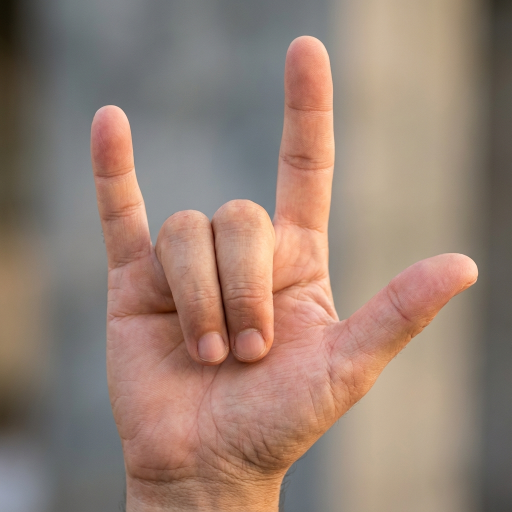
#> input picture utils/sample_hand.png, 1024 x 1024 px (shown at 1/2 size)
$ python generate_samples.py
#> lines starting #> are read from the running program, lines starting #| are printed output that depends on the picture
### utils/logger.py
"""
Logging utilities
"""
import logging
import os
from datetime import datetime
from utils.config import LOGS_DIR, LOG_FORMAT, LOG_DATE_FORMAT


def setup_logger(name: str, log_file: str = None, level=logging.INFO) -> logging.Logger:
    """
    Set up a logger with file and console handlers.

    Args:
        name: Logger name
        log_file: Optional log file name (will be saved in logs directory)
        level: Logging level

    Returns:
        Configured logger instance
    """
    logger = logging.getLogger(name)
    logger.setLevel(level)

    # Remove existing handlers
    logger.handlers = []

    # Create formatter
    formatter = logging.Formatter(LOG_FORMAT, LOG_DATE_FORMAT)

    # Console handler
    console_handler = logging.StreamHandler()
    console_handler.setLevel(level)
    console_handler.setFormatter(formatter)
    logger.addHandler(console_handler)

    # File handler (if log_file specified)
    if log_file:
        log_path = os.path.join(LOGS_DIR, log_file)
        file_handler = logging.FileHandler(log_path)
        file_handler.setLevel(level)
        file_handler.setFormatter(formatter)
        logger.addHandler(file_handler)

    return logger


# [4 lines left out: function get_training_log_file, not called in this run]


def get_app_log_file() -> str:
    """Get log file name for application."""
    return "app.log"


# Create default loggers
app_logger = setup_logger("app", get_app_log_file())
training_logger = setup_logger("training")

### utils/generate_samples.py
import os
import cv2
import numpy as np
import sys
import shutil

# Add project root to path
sys.path.append(os.path.dirname(os.path.dirname(os.path.abspath(__file__))))

from utils.config import DATASET_DIR

LABELS = ["Hello", "Thanks", "Yes", "No", "Please", "Help", "Good_Bye", "I_Love_You"]
SAMPLE_IMAGE_PATH = os.path.join(os.path.dirname(os.path.abspath(__file__)), "sample_hand.png")

def generate():
    print("Generating sample data (20 sequences per class)...")

    # Check if sample image exists
    sample_img = None
    if os.path.exists(SAMPLE_IMAGE_PATH):
        print(f"Using sample image: {SAMPLE_IMAGE_PATH}")
        sample_img = cv2.imread(SAMPLE_IMAGE_PATH)
#> sample_img is the input picture: shape (1024, 1024, 3); mean B, G, R 116.2, 128.8, 151.3
        if sample_img is not None:
             # Resize to thumbnail size
            sample_img = cv2.resize(sample_img, (320, 240))
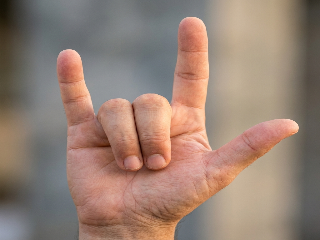
#> sample_img: shape (240, 320, 3); mean B, G, R 116.1, 128.7, 151.2
    else:
        print("Warning: Sample image not found, generating text placeholder.")

    for label in LABELS:
        label_path = os.path.join(DATASET_DIR, label)
        os.makedirs(label_path, exist_ok=True)

        # Create 20 sequences (Index 0 to 19)
        for seq_idx in range(20):
            seq_path = os.path.join(label_path, str(seq_idx))
            os.makedirs(seq_path, exist_ok=True)

            # 1. Save Preview Image
            target_img_path = os.path.join(seq_path, "preview.jpg")

            if sample_img is not None:
                cv2.imwrite(target_img_path, sample_img)
            else:
                # Fallback text image
                img = np.zeros((240, 320, 3), dtype=np.uint8)
                img[:] = (30, 30, 30)
                cv2.putText(img, label, (50, 120), cv2.FONT_HERSHEY_SIMPLEX, 1, (255, 255, 255), 2)
                cv2.imwrite(target_img_path, img)

            # 2. Save Dummy Keypoints (30 frames)
            for i in range(30):
                # Create dummy keypoints (63 zeros)
                data = np.zeros(63)
                np.save(os.path.join(seq_path, f"{i}.npy"), data)

        print(f"Created 20 samples for: {label}")

    print("Done! Dataset populated.")

if __name__ == "__main__":
    generate()
